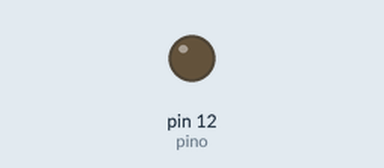
This sketch was run on a simulated Arduino Uno, built with avr-gcc and run on an emulated ATmega328P. Parts: output pins drawn as LEDs (lit = HIGH).

Above: at 10.2 s.
At 19.0 s:
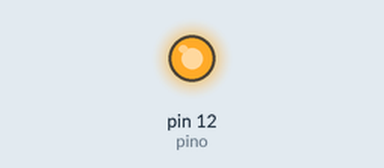
Timing chart, 0 to 27.3 s (numbered marks = the images above):
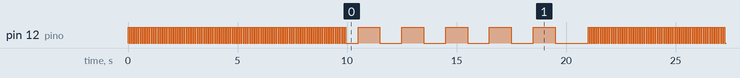

Measured:
- by itself, pin 12 (pino): moves between LOW and HIGH, repeating every 21.0 s

The sketch:

sketch_may16a.ino
```cpp
const int pino = 12;
void setup() {
pinMode(pino, OUTPUT);

}

void loop() {

  acelerar();
  delay(500);
  desacelerar();
  delay(500);
}

void acelerar(){
  for(int i = 0; i<100; i++){
    digitalWrite(pino, HIGH);
    delay(50);
    digitalWrite(pino, LOW);
    delay(50);
  }

}

void desacelerar(){
  for(int i = 0; i<5; i++){
    digitalWrite(pino, HIGH);
    delay(1000);
    digitalWrite(pino, LOW);
    delay(1000);
  }
}
```
